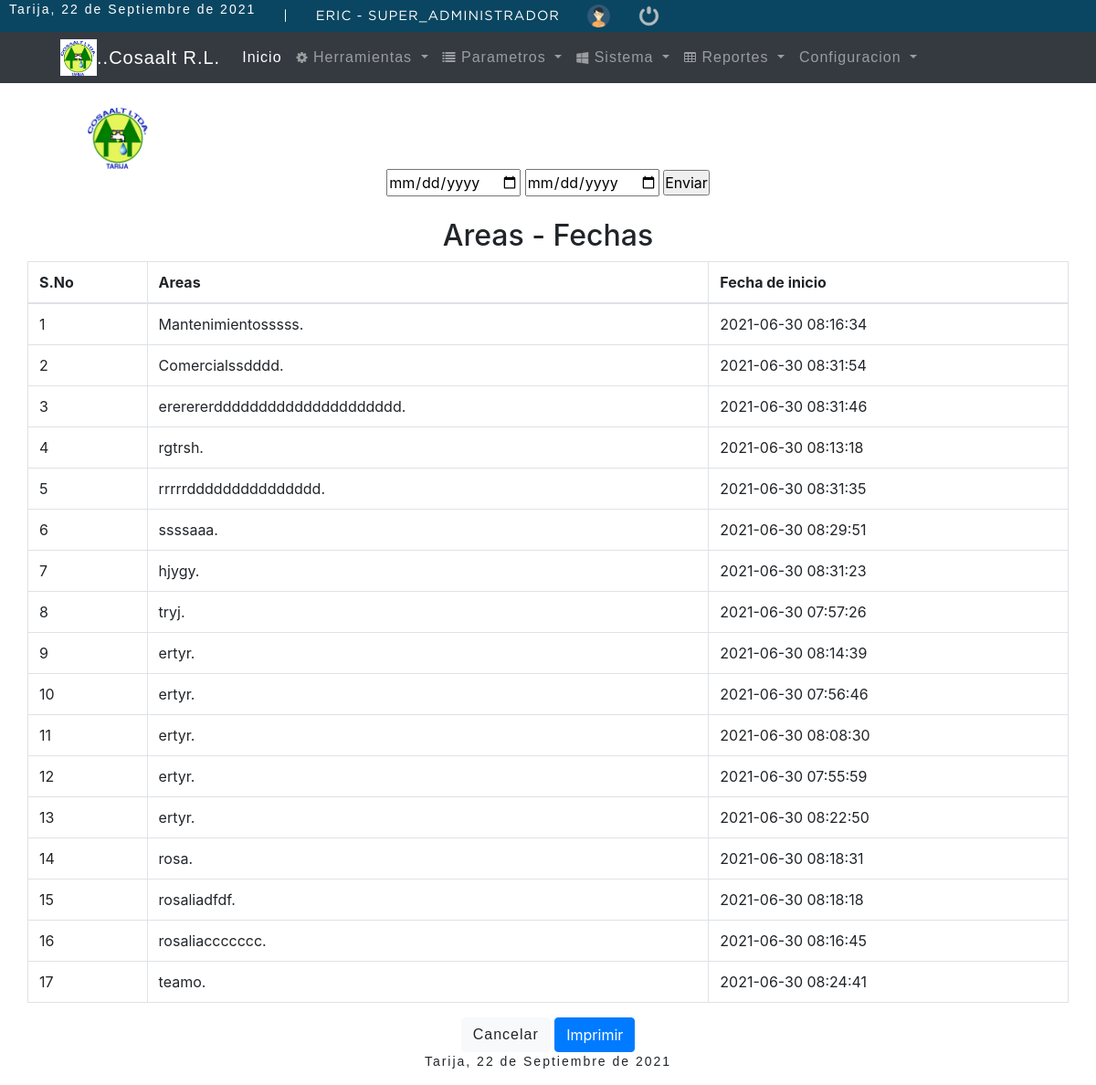
Screenshot of /reportes/areas_fech.php (signed in) with the database file from the repository.
### tables this page shows
CREATE TABLE `sistema_reclamos` (
  `id_sistema_reclamo` int(11) NOT NULL,
  `nombre` varchar(45) NOT NULL,
  `nombre_creador` varchar(45) NOT NULL,
  `logo` varchar(200) NOT NULL,
  `fec_insercion` timestamp NOT NULL DEFAULT current_timestamp() ON UPDATE current_timestamp(),
  `fec_modificacion` timestamp NOT NULL DEFAULT current_timestamp() ON UPDATE current_timestamp(),
  `usuario` int(11) NOT NULL,
  `estado` char(1) NOT NULL
);

CREATE TABLE `grupos` (
  `id_grupo` int(11) NOT NULL,
  `grupo` varchar(100) NOT NULL,
  `icono` varchar(200) NOT NULL,
  `fec_insercion` timestamp NOT NULL DEFAULT current_timestamp() ON UPDATE current_timestamp(),
  `fec_modificacion` timestamp NOT NULL DEFAULT current_timestamp() ON UPDATE current_timestamp(),
  `usuario` int(11) NOT NULL,
  `gr_estado` char(1) NOT NULL
);

CREATE TABLE `areas` (
  `id_area` int(11) NOT NULL,
  `id_sistema_reclamo` int(11) NOT NULL,
  `nombre` varchar(45) NOT NULL,
  `descripcion` varchar(45) NOT NULL,
  `fec_insercion` timestamp NOT NULL DEFAULT current_timestamp() ON UPDATE current_timestamp(),
  `fec_modificacion` timestamp NOT NULL DEFAULT current_timestamp() ON UPDATE current_timestamp(),
  `usuario` int(11) NOT NULL,
  `estado` char(1) NOT NULL
);

### reportes/areas_fech.php (the view, shortened to what this page needs)
<link rel="stylesheet" href="https://maxcdn.bootstrapcdn.com/bootstrap/4.0.0/css/bootstrap.min.css">
  <link rel="stylesheet" href="https://cdnjs.cloudflare.com/ajax/libs/font-awesome/4.7.0/css/font-awesome.min.css">
    <link rel="stylesheet" type="text/css" href="print.css"
    media="print">
    <link rel="stylesheet" href="foto.css">
<?php  require_once "../head.php" ;?>
<body >
<?php require_once "menu.php" ;?>
<body>
    <br>
<div class="container">
<?php
						include '../conexion.php';
						$menulis="SELECT * from sistema_reclamos where estado=1";
						$menulistar=mysqli_query($con,$menulis);
						$data=mysqli_fetch_assoc($menulistar) ;
						?>
		<img class="img" src="../fotos/<?php echo $data['logo'];?>"   width="70" height="70"   >
    </div>
    <center>   <form id="print-btn" action="consulta.php" method="post">
<input type="date" name="f1" required>
<input type="date" name="f2" required>
<input type="submit" name="enviar" value="Enviar">
</form></center>
    <br>
    <center>
<div class="container">
<center><h2>Areas - Fechas</h2></center>
<div class="row" >
<div class="col-md-6" ></div>
<table class="table table-bordered print" >
<thead>
<tr>
<th>S.No</th>
<th>Areas</th>
<th>Fecha de inicio</th>
</tr>
</thead>
<tbody>
    <?php
    $v=mysqli_query($con," SELECT * FROM areas  ");
    while ($areas=mysqli_fetch_row($v)){
    ?>
    <tr><td><?php echo $areas[0] ?></td>
   <td> <?php echo $areas[2]  ?>.</td> <td> <?php echo $areas[4] ?></td>
    </tr>
    <?php } ?>
</tbody>
</table>
</div>
</div>
    </center>
    <div class="text-center">
<a href="areas_fech.php" id="print-btn" class="btn btn-light">Cancelar</a>
        <button onclick="window.print();" class="btn btn-primary" id="print-btn">Imprimir</button>
      </div>
    <center><p>Tarija, <?php echo fechaC(); ?></p>  </center>
    <?php require_once "../footer.php" ?>

### reportes/menu.php (shortened to what this page needs)
<?php
function fechaC()
{
  $mes = array(
    "", "Enero",
    "Febrero",
    "Marzo",
    "Abril",
    "Mayo",
    "Junio",
    "Julio",
    "Agosto",
    "Septiembre",
    "Octubre",
    "Noviembre",
    "Diciembre"
  );
  return date('d') . " de " . $mes[date('n')] . " de " . date('Y');
}
?>
<!DOCTYPE html>
<html lang="es">
<head>
  <link rel="stylesheet" href="../tablaSeguridad/styleheaderr.css">
  <?php
  include '../conexion.php';
  $menulis = "SELECT * from sistema_reclamos where estado=1";
  $menulistar = mysqli_query($con, $menulis);
  $data = mysqli_fetch_assoc($menulistar);
  ?>
</head>
<body>
  <div class="headerrr">
    <div class="optionsBarrr">
      <p>Tarija, <?php echo fechaC(); ?></p>
      <span>|</span>
      <span class="user"><?php echo $_SESSION['s_usuario'] . ' - ' . $_SESSION['s_rol']; ?></span>
      <img class="photouserrr" src="../tablaSeguridad/img/user.png" alt="Usuario">
      <a href="../login/bd/logout.php"><img class="closerr" src="../tablaSeguridad/img/salir.png" alt="Salir del sistema" title="Salir"></a>
    </div>
  </div>
  <nav class="navbar navbar-expand-lg navbar-dark bg-dark">
    <img class="img" src="../fotos/<?php echo $data['logo']; ?>" width="40" height="40">
    <a class="navbar-brand" href="#">..<?php echo $data['nombre']; ?></a>
    <div class="collapse navbar-collapse" id="navbarNavDropdown">
      <ul class="navbar-nav">
        <li class="nav-item active">
          <a class="nav-link" href="../index.php">Inicio <span class="sr-only">(current)</span></a>
        </li>
        <?php
        include_once '../conexion.php';
        $listargrup = "SELECT *FROM grupos WHERE gr_estado=1";
        $grupres = mysqli_query($con, $listargrup);
        while ($grupodata = mysqli_fetch_assoc($grupres)) {
          $id_grupo = $grupodata['id_grupo'];
          $accesqry = "SELECT * from accesos where id_grupo='$id_grupo' AND accesos.permisos='a'";
          $accessres = mysqli_query($con, $accesqry);
          $accessrow = mysqli_num_rows($accessres);
          if ($accessrow > 0) {
        ?>
            <li class="nav-item dropdown">
              <a class="nav-link dropdown-toggle" href="#" id="navbarDropdownMenuLink" data-toggle="dropdown" aria-haspopup="true" aria-expanded="false">
                <span> <i class="<?php echo $grupodata['icono']; ?>"></i></span> <?php echo $grupodata['grupo']; ?>
              </a>
            </li>
        <?php }
        } ?>
        <?php
        if ($_SESSION['s_id_rol'] == 1) {
        ?>
          <li class="nav-item dropdown">
            <a class="nav-link dropdown-toggle" href="#" id="navbarDropdownMenuLink" data-toggle="dropdown" aria-haspopup="true" aria-expanded="false">
              Configuracion
            </a>
          </li>
        <?php } ?>
      </ul>
    </div>
  </nav>

### reportes/foto.css (style rules this page uses)
.img { margin-left: 50px; }

### tablaSeguridad/styleheaderr.css (style rules this page uses)
* { margin: 0; padding: 0; box-sizing: border-box; }
p { font-family: 'arial'; letter-spacing: 2px; font-size: 14px; line-height: 20px; }
a { text-decoration: none; font-family: arial; letter-spacing: 1px; }
span { font-family: 'GothamBook'; letter-spacing: 1px; font-size: 14px; line-height: 20px; }
.headerrr { color: #FFF; background: #0a4661; height: 35px; display: -webkit-flex; display: -moz-flex; display: -ms-flex; display: -o-flex; display: flex; justify-content: space-between; align-items: center; padding: 10px; margin-top: 0px; }
.optionsBarrr { display: -webkit-flex; display: -moz-flex; display: -ms-flex; display: -o-flex; display: flex; justify-content: center; align-items: center; }
.optionsBarrr span { color: #FFF; font-size: 11pt; font-family: 'GothamBook'; text-transform: uppercase; margin-left: 30px; }
.photouserrr { margin-left: 30px; width: 25px; height: 25px; }
.closerr { width: 25px; height: 25px; }
.optionsBarrr a { display: -webkit-flex; display: -moz-flex; display: -ms-flex; display: -o-flex; display: flex; margin-left: 30px; }

### reportes/print.css (style rules this page uses)
#print-btn { display: none; visibility: none; }

### rows the page displays
sistema_reclamos: logo (picture), nombre "Cosaalt R.L."
grupos: grupo "Herramientas"
grupos: grupo "Parametros"
grupos: grupo "Sistema"
grupos: grupo "Reportes"
areas: id_area "1", nombre "Mantenimientosssss", fec_insercion "2021-06-30 08:16:34"
areas: id_area "2", nombre "Comercialssdddd", fec_insercion "2021-06-30 08:31:54"
areas: id_area "3", nombre "ererererddddddddddddddddddddd", fec_insercion "2021-06-30 08:31:46"
areas: id_area "4", nombre "rgtrsh", fec_insercion "2021-06-30 08:13:18"
areas: id_area "5", nombre "rrrrrddddddddddddddd", fec_insercion "2021-06-30 08:31:35"
areas: id_area "6", nombre "ssssaaa", fec_insercion "2021-06-30 08:29:51"
areas: id_area "7", nombre "hjygy", fec_insercion "2021-06-30 08:31:23"
areas: id_area "8", nombre "tryj", fec_insercion "2021-06-30 07:57:26"
areas: id_area "9", nombre "ertyr", fec_insercion "2021-06-30 08:14:39"
areas: id_area "10", nombre "ertyr", fec_insercion "2021-06-30 07:56:46"
areas: id_area "11", nombre "ertyr", fec_insercion "2021-06-30 08:08:30"
areas: id_area "12", nombre "ertyr", fec_insercion "2021-06-30 07:55:59"
areas: id_area "13", nombre "ertyr", fec_insercion "2021-06-30 08:22:50"
areas: id_area "14", nombre "rosa", fec_insercion "2021-06-30 08:18:31"
areas: id_area "15", nombre "rosaliadfdf", fec_insercion "2021-06-30 08:18:18"
areas: id_area "16", nombre "rosaliaccccccc", fec_insercion "2021-06-30 08:16:45"
areas: id_area "17", nombre "teamo", fec_insercion "2021-06-30 08:24:41"

### other values shown
fechaC() "22 de Septiembre de 2021"
$_SESSION['s_usuario'] "ERIC"
$_SESSION['s_rol'] "SUPER_ADMINISTRADOR"
